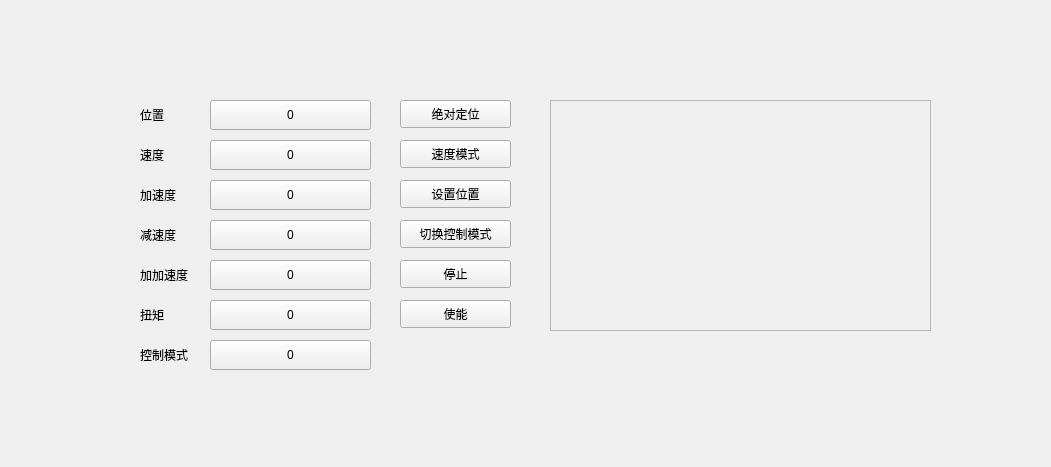
<?xml version="1.0" encoding="UTF-8"?>
<ui version="4.0">
 <class>axisWid</class>
 <widget class="QWidget" name="axisWid">
  <property name="geometry">
   <rect>
    <x>0</x>
    <y>0</y>
    <width>1051</width>
    <height>467</height>
   </rect>
  </property>
  <property name="windowTitle">
   <string>Form</string>
  </property>
  <widget class="QPushButton" name="pos">
   <property name="geometry">
    <rect>
     <x>210</x>
     <y>100</y>
     <width>161</width>
     <height>30</height>
    </rect>
   </property>
   <property name="text">
    <string>0</string>
   </property>
  </widget>
  <widget class="QLabel" name="label">
   <property name="geometry">
    <rect>
     <x>140</x>
     <y>100</y>
     <width>59</width>
     <height>30</height>
    </rect>
   </property>
   <property name="text">
    <string>位置</string>
   </property>
  </widget>
  <widget class="QLabel" name="label_2">
   <property name="geometry">
    <rect>
     <x>140</x>
     <y>140</y>
     <width>59</width>
     <height>30</height>
    </rect>
   </property>
   <property name="text">
    <string>速度</string>
   </property>
  </widget>
  <widget class="QPushButton" name="vel">
   <property name="geometry">
    <rect>
     <x>210</x>
     <y>140</y>
     <width>161</width>
     <height>30</height>
    </rect>
   </property>
   <property name="text">
    <string>0</string>
   </property>
  </widget>
  <widget class="QPushButton" name="acc">
   <property name="geometry">
    <rect>
     <x>210</x>
     <y>180</y>
     <width>161</width>
     <height>30</height>
    </rect>
   </property>
   <property name="text">
    <string>0</string>
   </property>
  </widget>
  <widget class="QLabel" name="label_3">
   <property name="geometry">
    <rect>
     <x>140</x>
     <y>180</y>
     <width>59</width>
     <height>30</height>
    </rect>
   </property>
   <property name="text">
    <string>加速度</string>
   </property>
  </widget>
  <widget class="QLabel" name="label_4">
   <property name="geometry">
    <rect>
     <x>140</x>
     <y>220</y>
     <width>59</width>
     <height>30</height>
    </rect>
   </property>
   <property name="text">
    <string>减速度</string>
   </property>
  </widget>
  <widget class="QPushButton" name="dec">
   <property name="geometry">
    <rect>
     <x>210</x>
     <y>220</y>
     <width>161</width>
     <height>30</height>
    </rect>
   </property>
   <property name="text">
    <string>0</string>
   </property>
  </widget>
  <widget class="QLabel" name="label_5">
   <property name="geometry">
    <rect>
     <x>140</x>
     <y>260</y>
     <width>59</width>
     <height>30</height>
    </rect>
   </property>
   <property name="text">
    <string>加加速度</string>
   </property>
  </widget>
  <widget class="QPushButton" name="jerk">
   <property name="geometry">
    <rect>
     <x>210</x>
     <y>260</y>
     <width>161</width>
     <height>30</height>
    </rect>
   </property>
   <property name="text">
    <string>0</string>
   </property>
  </widget>
  <widget class="QPushButton" name="absmode">
   <property name="geometry">
    <rect>
     <x>400</x>
     <y>100</y>
     <width>111</width>
     <height>28</height>
    </rect>
   </property>
   <property name="text">
    <string>绝对定位</string>
   </property>
  </widget>
  <widget class="QPushButton" name="velmode">
   <property name="geometry">
    <rect>
     <x>400</x>
     <y>140</y>
     <width>111</width>
     <height>28</height>
    </rect>
   </property>
   <property name="text">
    <string>速度模式</string>
   </property>
  </widget>
  <widget class="QPushButton" name="setpos">
   <property name="geometry">
    <rect>
     <x>400</x>
     <y>180</y>
     <width>111</width>
     <height>28</height>
    </rect>
   </property>
   <property name="text">
    <string>设置位置</string>
   </property>
  </widget>
  <widget class="QPushButton" name="chmode">
   <property name="geometry">
    <rect>
     <x>400</x>
     <y>220</y>
     <width>111</width>
     <height>28</height>
    </rect>
   </property>
   <property name="text">
    <string>切换控制模式</string>
   </property>
  </widget>
  <widget class="QPushButton" name="stop">
   <property name="geometry">
    <rect>
     <x>400</x>
     <y>260</y>
     <width>111</width>
     <height>28</height>
    </rect>
   </property>
   <property name="text">
    <string>停止</string>
   </property>
  </widget>
  <widget class="QLabel" name="label_6">
   <property name="geometry">
    <rect>
     <x>140</x>
     <y>300</y>
     <width>59</width>
     <height>30</height>
    </rect>
   </property>
   <property name="text">
    <string>扭矩</string>
   </property>
  </widget>
  <widget class="QPushButton" name="torque">
   <property name="geometry">
    <rect>
     <x>210</x>
     <y>300</y>
     <width>161</width>
     <height>30</height>
    </rect>
   </property>
   <property name="text">
    <string>0</string>
   </property>
  </widget>
  <widget class="QPushButton" name="power">
   <property name="geometry">
    <rect>
     <x>400</x>
     <y>300</y>
     <width>111</width>
     <height>28</height>
    </rect>
   </property>
   <property name="text">
    <string>使能</string>
   </property>
  </widget>
  <widget class="QTextBrowser" name="axisState">
   <property name="enabled">
    <bool>false</bool>
   </property>
   <property name="geometry">
    <rect>
     <x>550</x>
     <y>100</y>
     <width>381</width>
     <height>231</height>
    </rect>
   </property>
  </widget>
  <widget class="QLabel" name="label_7">
   <property name="geometry">
    <rect>
     <x>140</x>
     <y>340</y>
     <width>59</width>
     <height>30</height>
    </rect>
   </property>
   <property name="text">
    <string>控制模式</string>
   </property>
  </widget>
  <widget class="QPushButton" name="axmode">
   <property name="geometry">
    <rect>
     <x>210</x>
     <y>340</y>
     <width>161</width>
     <height>30</height>
    </rect>
   </property>
   <property name="text">
    <string>0</string>
   </property>
  </widget>
 </widget>
 <resources/>
 <connections/>
</ui>
